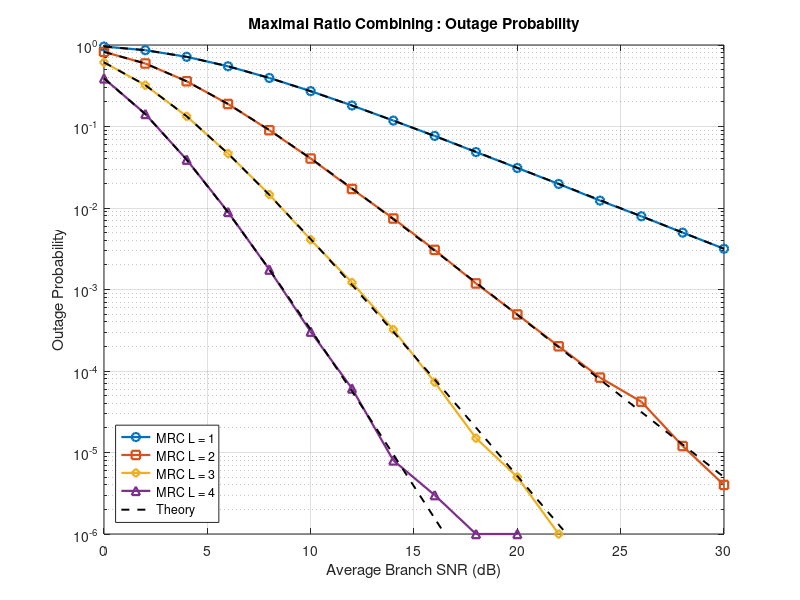
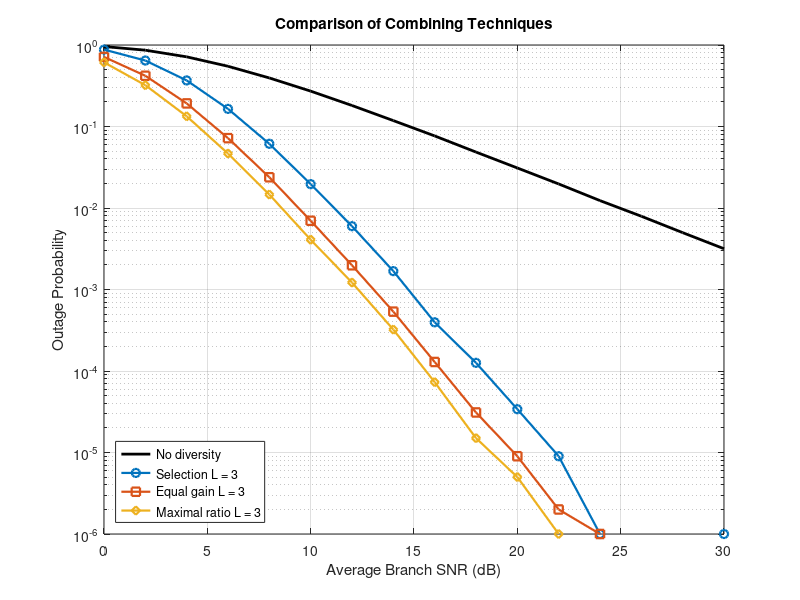

MATLAB code for these plots, in order:
% Experiment 5 : Diversity Techniques - Selection, Equal Gain and Maximal Ratio Combining
clc; clear; close all;
randn('state',5);

%% Parameters
Lmax    = 4;                     % maximum number of diversity branches
Nsym    = 1e6;                   % channel realisations
gbar_dB = 0:2:30;                % average branch SNR (dB)
gth_dB  = 5;                     % outage threshold (dB)
gth     = 10^(gth_dB/10);

fprintf('Outage threshold = %d dB\n',gth_dB);
fprintf('Branch fading    = Rayleigh, branches independent\n\n');

Pout_sc  = zeros(Lmax,numel(gbar_dB));
Pout_egc = Pout_sc;  Pout_mrc = Pout_sc;
Tout_sc  = Pout_sc;  Tout_mrc = Pout_sc;

for iL = 1:Lmax
    L = iL;
    for ig = 1:numel(gbar_dB)
        gbar = 10^(gbar_dB(ig)/10);

        % Rayleigh branch amplitudes, unit mean power
        hmat = (randn(L,Nsym) + 1j*randn(L,Nsym))/sqrt(2);
        g    = gbar*abs(hmat).^2;                       % branch SNRs

        % Selection combining : strongest branch
        g_sc  = max(g,[],1);

        % Maximal ratio combining : SNRs add
        g_mrc = sum(g,1);

        % Equal gain combining : amplitudes add coherently
        g_egc = (sum(abs(hmat),1).^2)*gbar/L;

        Pout_sc(iL,ig)  = mean(g_sc  < gth);
        Pout_egc(iL,ig) = mean(g_egc < gth);
        Pout_mrc(iL,ig) = mean(g_mrc < gth);

        % Closed form results
        x = gth/gbar;
        Tout_sc(iL,ig)  = (1 - exp(-x))^L;
        s = 0;
        for k = 0:L-1, s = s + x^k/factorial(k); end
        Tout_mrc(iL,ig) = 1 - exp(-x)*s;
    end
end

%% Monte Carlo resolution
fprintf('Realisations per point = %g, resolution = %.1e\n\n',Nsym,1/Nsym);

%% Outage probability at a representative average SNR
idx = find(gbar_dB == 14);
fprintf('Outage probability at average branch SNR of %d dB\n',gbar_dB(idx));
fprintf('%10s %12s %12s %12s %12s %12s\n','Branches','SC sim','SC theory','EGC sim','MRC sim','MRC theory');
for L = 1:Lmax
    fprintf('%10d %12.3e %12.3e %12.3e %12.3e %12.3e\n',L,...
        Pout_sc(L,idx),Tout_sc(L,idx),Pout_egc(L,idx),Pout_mrc(L,idx),Tout_mrc(L,idx));
end

%% Diversity order from the slope of the outage curve
% Taken from the closed form results, which remain accurate below the
% Monte Carlo resolution of 1/Nsym.
fprintf('\nDiversity order, magnitude of the outage slope per decade of SNR\n');
fprintf('%10s %12s %12s %12s\n','Branches','SC','EGC','MRC');
i1 = find(gbar_dB == 20); i2 = find(gbar_dB == 30);
j1 = find(gbar_dB == 8);  j2 = find(gbar_dB == 14);
for L = 1:Lmax
    slope_sc  = log10(Tout_sc(L,i1))  - log10(Tout_sc(L,i2));
    slope_mrc = log10(Tout_mrc(L,i1)) - log10(Tout_mrc(L,i2));
    % EGC has no closed form, so its slope is taken from simulated points
    % that lie well above the Monte Carlo resolution.
    slope_egc = (log10(Pout_egc(L,j1)) - log10(Pout_egc(L,j2))) / ...
                ((gbar_dB(j2)-gbar_dB(j1))/10);
    fprintf('%10d %12.2f %12.2f %12.2f\n',L,slope_sc,slope_egc,slope_mrc);
end

%% Array gain : average combined SNR relative to one branch
fprintf('\nArray gain, average output SNR relative to a single branch (dB)\n');
fprintf('%9s %9s %9s %9s %9s %9s %9s\n','Branches',...
        'SC sim','SC thy','EGC sim','EGC thy','MRC sim','MRC thy');
gbar = 1;
for L = 1:Lmax
    hmat  = (randn(L,Nsym) + 1j*randn(L,Nsym))/sqrt(2);
    g     = gbar*abs(hmat).^2;
    a_sc  = 10*log10(mean(max(g,[],1))/gbar);
    a_egc = 10*log10(mean(sum(abs(hmat),1).^2)/(L*gbar));
    a_mrc = 10*log10(mean(sum(g,1))/gbar);
    t_sc  = 10*log10(sum(1./(1:L)));
    t_egc = 10*log10(1 + (L-1)*pi/4);
    t_mrc = 10*log10(L);
    fprintf('%9d %9.2f %9.2f %9.2f %9.2f %9.2f %9.2f\n',...
            L,a_sc,t_sc,a_egc,t_egc,a_mrc,t_mrc);
end

% Note : at very low outage probabilities a finite Monte Carlo simulation
% may record no outage events. Such points are not zero probability, they
% are simply below the resolution of 1/Nsym, and are excluded from the plot.

%% Replace unresolved zeros so that the logarithmic plots are valid
Pout_sc(Pout_sc==0)   = NaN;
Pout_egc(Pout_egc==0) = NaN;
Pout_mrc(Pout_mrc==0) = NaN;

%% Figure 1 : outage probability
figure;
mk = {'o-','s-','d-','^-'};
for L = 1:Lmax
    semilogy(gbar_dB,Pout_mrc(L,:),mk{L},'LineWidth',1.6); hold on;
end
semilogy(gbar_dB,Tout_mrc(1,:),'k--','LineWidth',1.4);
for L = 2:Lmax
    semilogy(gbar_dB,Tout_mrc(L,:),'k--','LineWidth',1.4);
end
grid on; axis([0 30 1e-6 1]);
xlabel('Average Branch SNR (dB)'); ylabel('Outage Probability');
legend('MRC L = 1','MRC L = 2','MRC L = 3','MRC L = 4','Theory','Location','southwest');
title('Maximal Ratio Combining : Outage Probability');

%% Figure 2 : comparison of the three combiners at L = 3
figure;
semilogy(gbar_dB,Pout_sc(1,:),'k-','LineWidth',2); hold on;
semilogy(gbar_dB,Pout_sc(3,:),'o-','LineWidth',1.6);
semilogy(gbar_dB,Pout_egc(3,:),'s-','LineWidth',1.6);
semilogy(gbar_dB,Pout_mrc(3,:),'d-','LineWidth',1.6);
grid on; axis([0 30 1e-6 1]);
xlabel('Average Branch SNR (dB)'); ylabel('Outage Probability');
legend('No diversity','Selection L = 3','Equal gain L = 3','Maximal ratio L = 3',...
       'Location','southwest');
title('Comparison of Combining Techniques');
